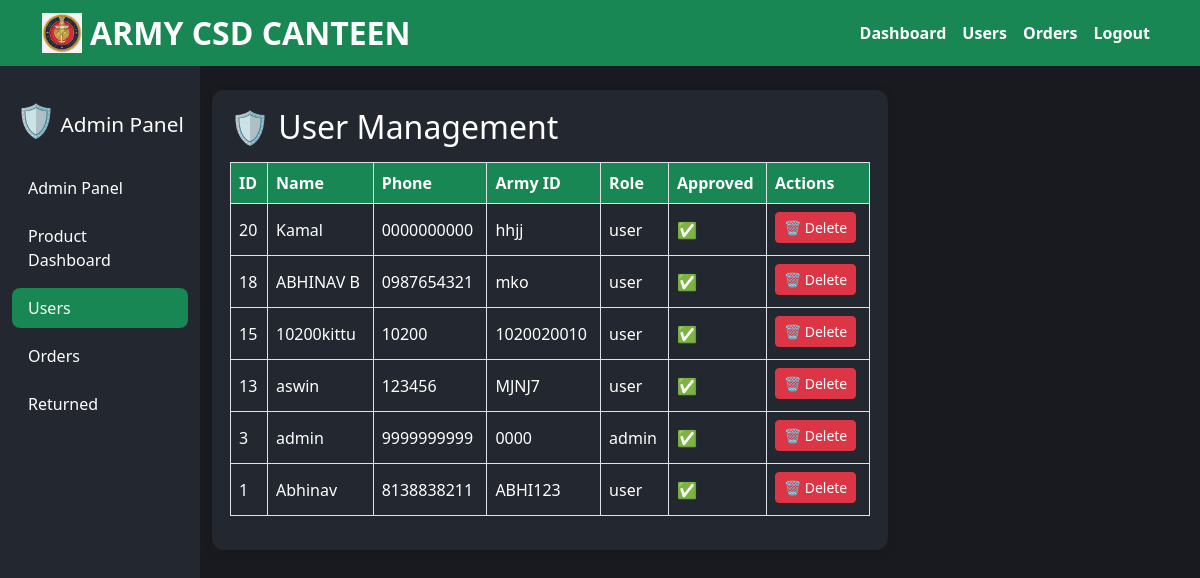
The page /adminlog.php (signed in) on the database its author committed.
### tables this page shows
CREATE TABLE `users` (
  `id` int(11) NOT NULL,
  `name` varchar(100) NOT NULL,
  `ph_no` varchar(15) NOT NULL,
  `army_id` varchar(50) DEFAULT NULL,
  `password` varchar(255) NOT NULL,
  `is_approved` tinyint(4) DEFAULT 0,
  `role` enum('user','admin') DEFAULT 'user',
  `address` text DEFAULT NULL
);

### adminlog.php (the view, shortened to what this page needs)
<?php
include 'config.php';
$result = $conn->query("SELECT * FROM users ORDER BY id DESC");
?>
<!DOCTYPE html>
<html lang="en">
<head>
    <link href="https://cdn.jsdelivr.net/npm/bootstrap@5.3.2/dist/css/bootstrap.min.css" rel="stylesheet">
</head>
<body>
<nav class="navbar navbar-expand-lg navbar-custom">
    <div class="container">
        <a class="navbar-brand d-flex align-items-center" href="#">
            <img src="icons/logo.png" alt="Logo" width="40" height="40" class="me-2">
            <span class="h1 mb-0" style="font-size:2rem;">ARMY CSD CANTEEN</span>
        </a>
        <div class="collapse navbar-collapse justify-content-end">
            <ul class="navbar-nav mb-2 mb-lg-0">
                <li class="nav-item"><a class="nav-link" href="admin_panel.php">Dashboard</a></li>
                <li class="nav-item"><a class="nav-link active" href="adminlog.php">Users</a></li>
                <li class="nav-item"><a class="nav-link" href="orders_admin.php">Orders</a></li>
                <li class="nav-item"><a class="nav-link" href="logout.php">Logout</a></li>
            </ul>
        </div>
    </div>
</nav>
<div class="container-fluid">
    <div class="row">
        <div class="col-md-2 sidebar d-flex flex-column align-items-center">
            <div class="navbar-brand mb-4">
                <span style="font-size:2rem;">🛡️</span> <span style="font-size:1.3rem;">Admin Panel</span>
            </div>
            <nav class="nav flex-column w-100">
                <a class="nav-link mb-2" href="admin_panel.php">Admin Panel</a>
                <a class="nav-link mb-2" href="product_dashboard.php">Product Dashboard</a>
                <a class="nav-link active mb-2" href="adminlog.php">Users</a>
                <a class="nav-link mb-2" href="orders_admin.php">Orders</a>
                <a class="nav-link mb-2" href="returned_stock.php">Returned</a>
                            </nav>
        </div>
        <div class="col-md-7 py-4">
            <div class="admin-card">
                <div class="d-flex justify-content-between align-items-center mb-3">
                    <h2 class="mb-0">🛡️ User Management</h2>
                </div>
               <div class="table-responsive">
                <table class="table table-bordered table-hover shadow-sm">
                    <thead>
                            <tr>
                                <th>ID</th>
                                <th>Name</th>
                                <th>Phone</th>
                                <th>Army ID</th>
                                <th>Role</th>
                                <th>Approved</th>
                                <th>Actions</th>
                            </tr>
                        </thead>
                        <tbody>
                        <?php while($row = $result->fetch_assoc()): ?>
                            <tr>
                                <td><?= $row['id'] ?></td>
                                <td><?= htmlspecialchars($row['name']) ?></td>
                                <td><?= htmlspecialchars($row['ph_no']) ?></td>
                                <td><?= htmlspecialchars($row['army_id']) ?></td>
                                <td><?= htmlspecialchars($row['role']) ?></td>
                                <td><?= $row['is_approved'] ? "✅" : "❌" ?></td>
                                <td>
                                    <a href="?delete=<?= $row['id'] ?>" class="btn btn-sm btn-danger mb-1" onclick="return confirm('Are you sure?')">🗑️ Delete</a>
                                </td>
                            </tr>
                        <?php endwhile; ?>
                        </tbody>
                    </table>
                </div>
            </div>
        </div>
    </div>
</div>
</body>
</html>

### adminlog.php (style rules this page uses)
body { background: #181a20; }
.navbar-custom { background-color: #198754 !important; min-height: 66px; max-height: 66px; }
.navbar-brand, .navbar-nav .nav-link, .navbar-brand .h1 { color: #fff !important; font-weight: bold; }
.sidebar { background: #23272f; color: #fff; min-height: 100vh; padding-top: 30px; }
.sidebar .nav-link, .sidebar .navbar-brand { color: #fff; font-weight: 500; }
.sidebar .nav-link.active, .sidebar .nav-link:hover { background: #198754; color: #fff; border-radius: 8px; }
.admin-card { background: #23272f; color: #fff; border-radius: 12px; box-shadow: 0 2px 12px rgba(0,0,0,0.08); padding: 18px; margin-bottom: 18px; }
.table th, .table td { vertical-align: middle !important; }
.table { background: #23272f; color: #fff; }
.table th { background: #198754 !important; color: #fff !important; }
.table td { background: #23272f !important; color: #fff !important; }
.btn-success, .btn-danger { font-weight: 500; }

### rows shown on the page
users: id "20", name "Kamal", ph_no "0000000000", army "hhjj", role "user"
users: id "18", name "ABHINAV B", ph_no "0987654321", army "mko", role "user"
users: id "15", name "10200kittu", ph_no "10200", army "1020020010", role "user"
users: id "13", name "aswin", ph_no "123456", army "MJNJ7", role "user"
users: id "3", name "admin", ph_no "9999999999", army "0000", role "admin"
users: id "1", name "Abhinav", ph_no "8138838211", army "ABHI123", role "user"
